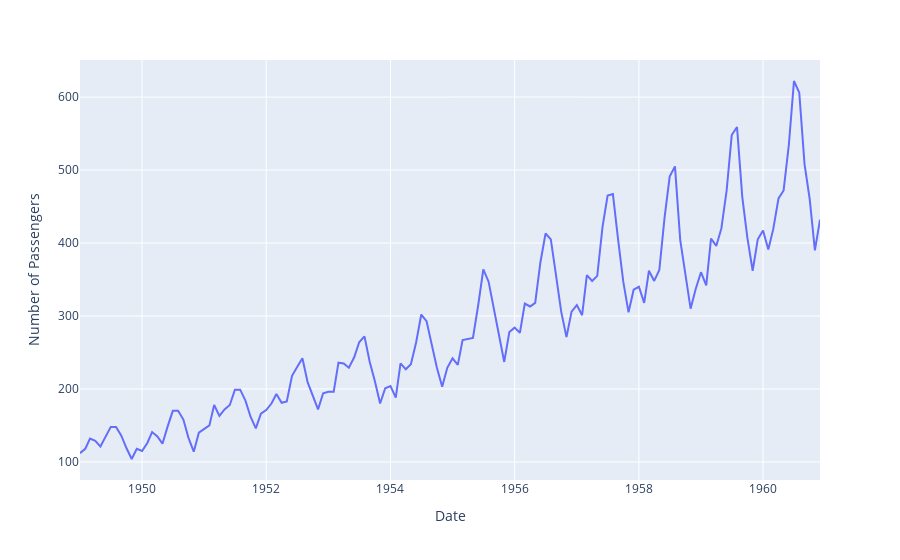

Write notebook code for a chart like this one.
### Code cell
# plot the data
fig = px.line(df, x='Date', y='Number of Passengers')
fig.show()

### Figure 1 — Plotly figure (JSON) as saved in the notebook; plotly's stock layout.template omitted (floating-point values rounded to 4 significant figures; data arrays with more than 128 entries replaced by an {"elided": "..."} marker saying what was removed)
{"data": [{"hovertemplate": "Date=%{x}<br>Number of Passengers=%{y}<extra></extra>", "legendgroup": "", "line": {"color": "#636efa", "dash": "solid"}, "marker": {"symbol": "circle"}, "mode": "lines", "name": "", "orientation": "v", "showlegend": false, "type": "scatter", "x": {"elided": "144 str values"}, "xaxis": "x", "y": {"elided": "144 int values"}, "yaxis": "y"}], "layout": {"legend": {"tracegroupgap": 0}, "margin": {"t": 60}, "xaxis": {"anchor": "y", "domain": [0, 1], "title": {"text": "Date"}}, "yaxis": {"anchor": "x", "domain": [0, 1], "title": {"text": "Number of Passengers"}}}}
